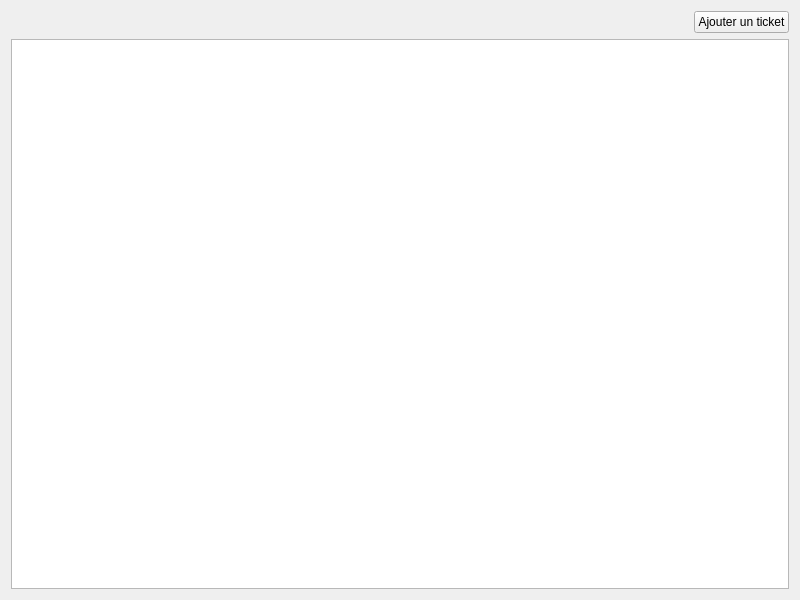
<?xml version="1.0" encoding="UTF-8"?>
<ui version="4.0">
 <class>ClientWidget</class>
 <widget class="QWidget" name="ClientWidget">
  <property name="geometry">
   <rect>
    <x>0</x>
    <y>0</y>
    <width>800</width>
    <height>600</height>
   </rect>
  </property>
  <property name="windowTitle">
   <string>Form</string>
  </property>
  <layout class="QVBoxLayout" name="verticalLayout_2">
   <item>
    <layout class="QVBoxLayout" name="verticalLayout">
     <item>
      <layout class="QHBoxLayout" name="horizontalLayout">
       <item>
        <spacer name="horizontalSpacer">
         <property name="orientation">
          <enum>Qt::Horizontal</enum>
         </property>
         <property name="sizeHint" stdset="0">
          <size>
           <width>40</width>
           <height>20</height>
          </size>
         </property>
        </spacer>
       </item>
       <item>
        <widget class="QPushButton" name="ajouterUnTicket">
         <property name="sizePolicy">
          <sizepolicy hsizetype="Preferred" vsizetype="Fixed">
           <horstretch>0</horstretch>
           <verstretch>0</verstretch>
          </sizepolicy>
         </property>
         <property name="text">
          <string>Ajouter un ticket</string>
         </property>
        </widget>
       </item>
      </layout>
     </item>
     <item>
      <widget class="QListView" name="listTicket">
       <property name="editTriggers">
        <set>QAbstractItemView::NoEditTriggers</set>
       </property>
       <property name="wordWrap">
        <bool>true</bool>
       </property>
       <property name="selectionRectVisible">
        <bool>true</bool>
       </property>
      </widget>
     </item>
    </layout>
   </item>
  </layout>
 </widget>
 <resources/>
 <connections/>
</ui>
